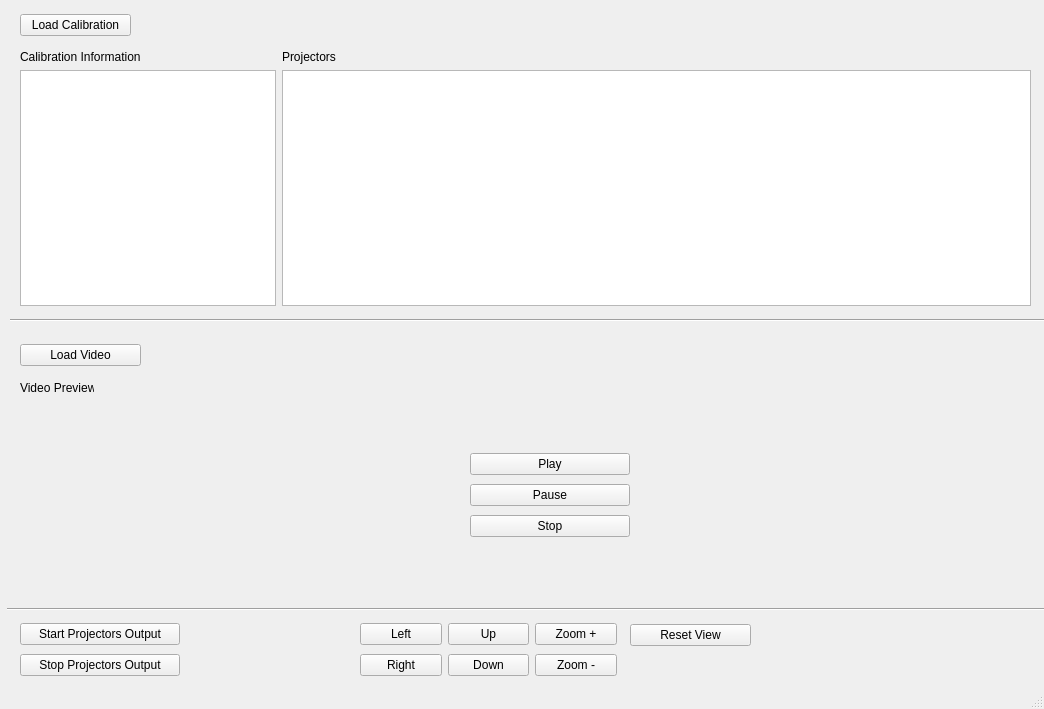
<?xml version="1.0" encoding="UTF-8"?>
<ui version="4.0">
 <class>MainWindowUI</class>
 <widget class="QMainWindow" name="MainWindowUI">
  <property name="geometry">
   <rect>
    <x>0</x>
    <y>0</y>
    <width>1044</width>
    <height>709</height>
   </rect>
  </property>
  <property name="sizePolicy">
   <sizepolicy hsizetype="Fixed" vsizetype="Fixed">
    <horstretch>0</horstretch>
    <verstretch>0</verstretch>
   </sizepolicy>
  </property>
  <property name="windowTitle">
   <string>IAA_Player</string>
  </property>
  <widget class="QWidget" name="centralwidget">
   <widget class="QLabel" name="videoPreviewLabel">
    <property name="geometry">
     <rect>
      <x>20</x>
      <y>380</y>
      <width>74</width>
      <height>16</height>
     </rect>
    </property>
    <property name="text">
     <string>Video Preview</string>
    </property>
    </widget>
<widget class="QWidget" name="layoutWidget">
 <property name="geometry">
  <rect>
   <x>20</x>
   <y>400</y>
   <width>431</width>
   <height>191</height>
  </rect>
 </property>
 <layout class="QVBoxLayout" name="previewLayout"/>
    </widget>   
    <widget class="QWidget" name="formLayoutWidget">
    <property name="geometry">
     <rect>
      <x>20</x>
      <y>50</y>
      <width>1011</width>
      <height>256</height>
     </rect>
    </property>
    <layout class="QFormLayout" name="formLayout">
     <item row="0" column="0">
      <widget class="QLabel" name="calibrationInfoLabel">
       <property name="text">
        <string>Calibration Information</string>
       </property>
      </widget>
     </item>
     <item row="0" column="1">
      <widget class="QLabel" name="projectorsLabel">
       <property name="text">
        <string>Projectors</string>
       </property>
      </widget>
     </item>
     <item row="1" column="0">
      <widget class="QTextEdit" name="infoBox">
       <property name="sizePolicy">
        <sizepolicy hsizetype="MinimumExpanding" vsizetype="Minimum">
         <horstretch>0</horstretch>
         <verstretch>0</verstretch>
        </sizepolicy>
       </property>
       <property name="font">
        <font>
         <pointsize>8</pointsize>
        </font>
       </property>
       <property name="readOnly">
        <bool>true</bool>
       </property>
      </widget>
     </item>
     <item row="1" column="1">
      <widget class="QTableWidget" name="projectorTable">
       <property name="font">
        <font>
         <pointsize>8</pointsize>
        </font>
       </property>
      </widget>
     </item>
    </layout>
   </widget>
   <widget class="QWidget" name="verticalLayoutWidget">
    <property name="geometry">
     <rect>
      <x>20</x>
      <y>10</y>
      <width>111</width>
      <height>31</height>
     </rect>
    </property>
    <layout class="QVBoxLayout" name="verticalLayout">
     <item>
      <widget class="QPushButton" name="loadCalibrationButton">
       <property name="text">
        <string>Load Calibration</string>
       </property>
      </widget>
     </item>
    </layout>
   </widget>
   <widget class="QWidget" name="gridLayoutWidget">
    <property name="geometry">
     <rect>
      <x>470</x>
      <y>450</y>
      <width>160</width>
      <height>92</height>
     </rect>
    </property>
    <layout class="QGridLayout" name="gridLayout">
     <item row="2" column="0">
      <widget class="QPushButton" name="stopButton">
       <property name="text">
        <string>Stop</string>
       </property>
      </widget>
     </item>
     <item row="0" column="0">
      <widget class="QPushButton" name="playButton">
       <property name="text">
        <string>Play</string>
       </property>
      </widget>
     </item>
     <item row="1" column="0">
      <widget class="QPushButton" name="pauseButton">
       <property name="text">
        <string>Pause</string>
       </property>
      </widget>
     </item>
    </layout>
   </widget>
   <widget class="QWidget" name="verticalLayoutWidget_2">
    <property name="geometry">
     <rect>
      <x>20</x>
      <y>340</y>
      <width>121</width>
      <height>31</height>
     </rect>
    </property>
    <layout class="QVBoxLayout" name="verticalLayout_2">
     <item>
      <widget class="QPushButton" name="loadVideoButton">
       <property name="text">
        <string>Load Video</string>
       </property>
      </widget>
     </item>
    </layout>
   </widget>
   <widget class="QWidget" name="verticalLayoutWidget_3">
    <property name="geometry">
     <rect>
      <x>20</x>
      <y>620</y>
      <width>160</width>
      <height>61</height>
     </rect>
    </property>
    <layout class="QVBoxLayout" name="verticalLayout_3">
     <item>
      <widget class="QPushButton" name="startCv2OutputButton">
       <property name="text">
        <string>Start Projectors Output</string>
       </property>
      </widget>
     </item>
     <item>
      <widget class="QPushButton" name="stopCv2OutputButton">
       <property name="text">
        <string>Stop Projectors Output</string>
       </property>
      </widget>
     </item>
    </layout>
   </widget>
   <widget class="QWidget" name="gridLayoutWidget_2">
    <property name="geometry">
     <rect>
      <x>360</x>
      <y>620</y>
      <width>257</width>
      <height>60</height>
     </rect>
    </property>
    <layout class="QGridLayout" name="gridLayout_2">
     <item row="1" column="0">
      <widget class="QPushButton" name="rightButton">
       <property name="text">
        <string>Right</string>
       </property>
      </widget>
     </item>
     <item row="0" column="1">
      <widget class="QPushButton" name="upButton">
       <property name="text">
        <string>Up</string>
       </property>
      </widget>
     </item>
     <item row="0" column="0">
      <widget class="QPushButton" name="leftButton">
       <property name="sizePolicy">
        <sizepolicy hsizetype="Minimum" vsizetype="Fixed">
         <horstretch>0</horstretch>
         <verstretch>0</verstretch>
        </sizepolicy>
       </property>
       <property name="text">
        <string>Left</string>
       </property>
      </widget>
     </item>
     <item row="1" column="1">
      <widget class="QPushButton" name="downButton">
       <property name="text">
        <string>Down</string>
       </property>
      </widget>
     </item>
     <item row="0" column="2">
      <widget class="QPushButton" name="zoomInButton">
       <property name="text">
        <string>Zoom +</string>
       </property>
      </widget>
     </item>
     <item row="1" column="2">
      <widget class="QPushButton" name="zoomOutButton">
       <property name="text">
        <string>Zoom -</string>
       </property>
      </widget>
     </item>
    </layout>
   </widget>
   <widget class="QWidget" name="verticalLayoutWidget_4">
    <property name="geometry">
     <rect>
      <x>630</x>
      <y>620</y>
      <width>121</width>
      <height>31</height>
     </rect>
    </property>
    <layout class="QVBoxLayout" name="verticalLayout_4">
     <item>
      <widget class="QPushButton" name="resetViewButton">
       <property name="text">
        <string>Reset View</string>
       </property>
      </widget>
     </item>
    </layout>
   </widget>
   <widget class="Line" name="line">
    <property name="geometry">
     <rect>
      <x>7</x>
      <y>599</y>
      <width>1071</width>
      <height>21</height>
     </rect>
    </property>
    <property name="orientation">
     <enum>Qt::Orientation::Horizontal</enum>
    </property>
   </widget>
   <widget class="Line" name="line_2">
    <property name="geometry">
     <rect>
      <x>10</x>
      <y>310</y>
      <width>1061</width>
      <height>21</height>
     </rect>
    </property>
    <property name="orientation">
     <enum>Qt::Orientation::Horizontal</enum>
    </property>
   </widget>
  </widget>
  <widget class="QStatusBar" name="statusbar"/>
 </widget>
 <resources/>
 <connections/>
</ui>
